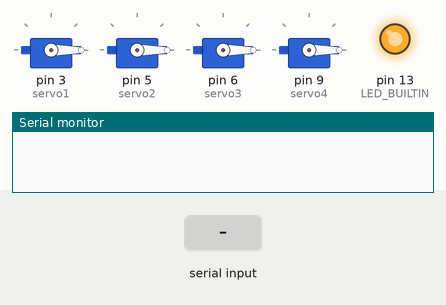
This sketch was run on a simulated Arduino Uno, built with avr-gcc and run on an emulated ATmega328P. On the bench: 4 × servo, output pins drawn as LEDs (lit = HIGH), the last lines printed to the serial monitor. The test bench sets the inputs (shaded band).

Above: at 1.2 s.
1.3 s: "90,45,200\n" received over Serial
At 3.5 s:
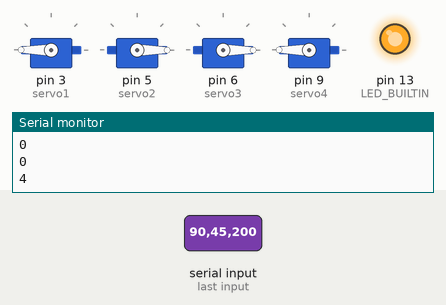
3.8 s: "30,150,10\n" received over Serial
At 5.5 s:
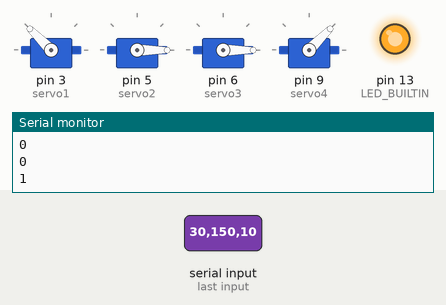
6.3 s: "5\n" received over Serial
At 8.3 s:
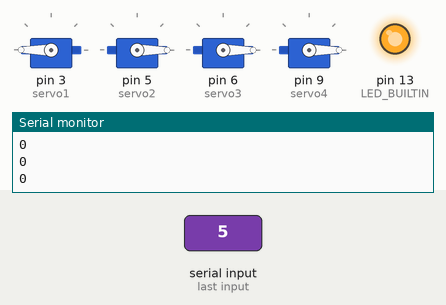
8.8 s: "200\n" received over Serial
At 10.3 s:
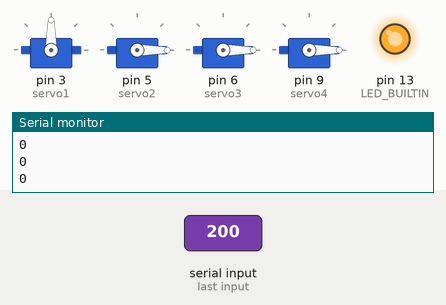
11.3 s: "1,90\n" received over Serial
At 13.4 s:
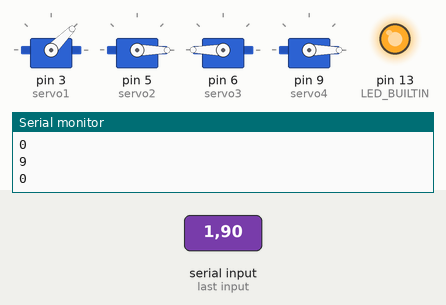
13.8 s: "90,45\n" received over Serial
At 15.4 s:
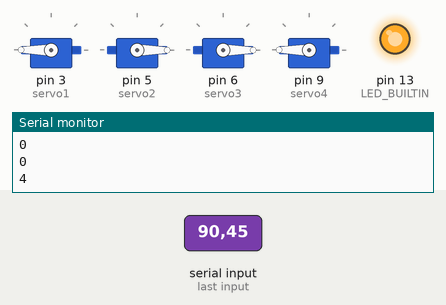
Timing chart, 0 to 16.9 s (numbered marks = the images above; inputs shaded):
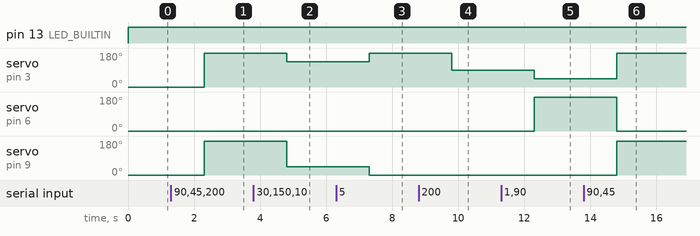

The sketch:

mirrr.ino
```cpp
#include <Servo.h>
Servo servo1;
Servo servo2;
Servo servo3;
Servo servo4;
//Servo servo5;
//Servo servo6;

int servoInt = 0;
int i;
String state = "";
int delim = 0;
int M1,M2,M3,M4,M5,M6;

void setup()
{
 pinMode(LED_BUILTIN,OUTPUT);
// pinMode(1,OUTPUT);
// pinMode(2,OUTPUT);
// pinMode(3,OUTPUT);
// pinMode(4,OUTPUT);
// pinMode(5,OUTPUT);
// pinMode(6,OUTPUT);


    servo1.attach(3);
    servo2.attach(5);
    servo3.attach(6);
    servo4.attach(9);
//    servo5.attach(5);
//    servo6.attach(6);

    servo1.write(servoInt);
    servo2.write(servoInt);
    servo3.write(servoInt);
    servo4.write(servoInt);
//    servo5.write(servoInt);
//    servo6.write(servoInt);

  Serial.begin(9600);
  //while(!Serial);
}

void loop()
{
  //if (Serial.available() > 0){
  digitalWrite(13, HIGH);
  //digitalWrite(LED_BUILTIN,HIGH);
    state = Serial.readString();
    if(state.length() > 0){
          //Serial.println(state);
      M1 = state.substring(0,1).toInt();
      M2 = state.substring(1,2).toInt();
      M3 = state.substring(2,3).toInt();
      M4 = state.substring(3,4).toInt();
      servo1.write(M1*45);
      servo2.write(M2*45);
      servo3.write(M3*45);
      servo4.write(M4*45);
      Serial.println(String(M1));
      Serial.println(String(M2));
      Serial.println(String(M3));
      Serial.println(String(M4));
      //delay(15);
    } else { M1 = 0; M2 = 0; M3 = 0; M4 = 0;}
//      //delim = state.indexOf(',');
//      M2 = state.substring(1,2).toInt();
//      //state = state.substring(delim+1,state.length());
//
//      //delim = state.indexOf(',');
//      M3 = state.substring(2,3).toInt();
//      //state = state.substring(delim+1,state.length());
//
//      //delim = state.indexOf(',');
//      M4 = state.substring(3,4).toInt();
//      //state = state.substring(delim+1,state.length());
//
//      //delim = state.indexOf(',');
//      M5 = state.substring(4,5).toInt();
//      //state = state.substring(delim+1,state.length());
//
//      //delim = state.indexOf(',');
//      M6 = state.substring(5,6).toInt();
//      //state = state.substring(delim+1,state.length());
}


//      Serial.print(M2);
//      Serial.print(M3);
//      Serial.print(M4);
//      Serial.print(M5);
//      Serial.print(M6);

      /////////////////////////////////////////////////////////////////


    /////////////////////////
```

Measured:
- after the input at 1.3 s, servo on pin 3 (servo1), servo on pin 9 (servo4): 0° → 180° after 1.0 s
- after the input at 3.8 s, servo on pin 3 (servo1): 180° → 135° after 1.0 s; servo on pin 9 (servo4): 180° → 45° after 1.0 s
- after the input at 6.3 s, servo on pin 3 (servo1): 135° → 180° after 1.0 s; servo on pin 9 (servo4): 45° → 0° after 1.0 s
- after the input at 8.8 s, servo on pin 3 (servo1): 180° → 90° after 1.0 s
- after the input at 11.3 s, servo on pin 3 (servo1): 90° → 45° after 1.0 s; servo on pin 6 (servo3): 0° → 180° after 1.0 s
- after the input at 13.8 s, servo on pin 3 (servo1): 45° → 180° after 1.0 s; servo on pin 6 (servo3): 180° → 0° after 1.0 s; servo on pin 9 (servo4): 0° → 180° after 1.0 s
